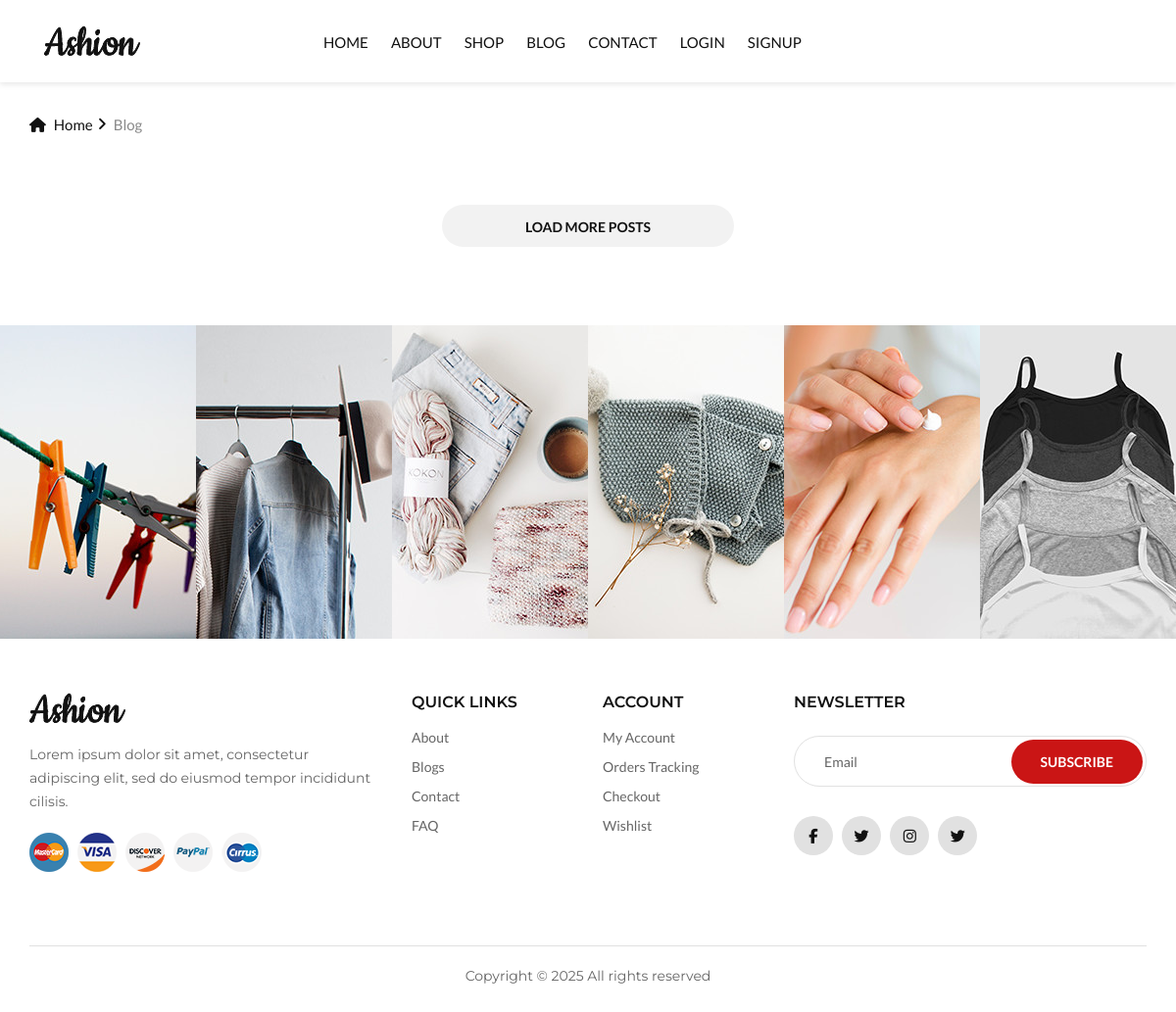
Before: /blog/ with the older database file.
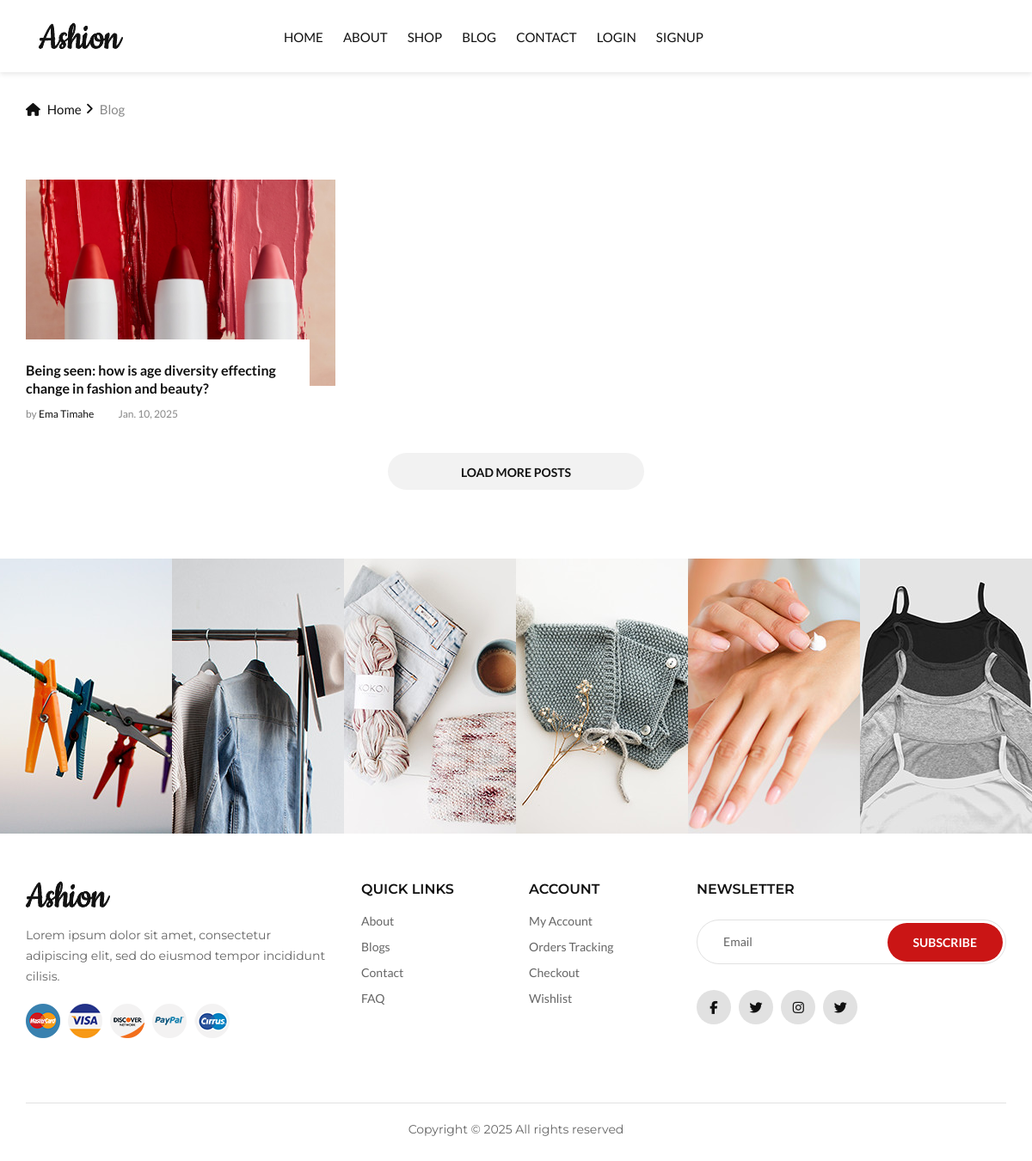
After: the same page with the newer database file.
### EcommApp/models/blog.py (models this page shows)
class BlogPost(models.Model):
    title = models.CharField(max_length=200)
    author = models.CharField(max_length=100)
    date = models.DateField()
    content = models.TextField()
    image = models.ImageField(upload_to="upload2",default=0)
    category = models.CharField(max_length=100, blank=True, null=True)
    tags = models.CharField(max_length=200, blank=True, null=True)
    comments_count = models.IntegerField(default=0)
    def __str__(self):
        return self.title

### EcommApp/views/blog.py (the view)
# urls.py: path('blog/', blog_view, name='blog'),
def blog_view(request):
    posts = BlogPost.objects.all()
    print("Blog posts :",posts)
    return render(request, 'blog.html', {'posts': posts})

### EcommApp/views/cart_count.py (called while the page is built)
def Cart_Count(request):
    cart_count = 0
    if request.session.get('user_email'):  # Using 'user_email' from the session
        cart = get_or_create_cart(request.session.get('user_email'))
        cart_count = cart.items.count() if cart else 0
    return {'cartCount': cart_count}

### EcommApp/views/wishlist_count.py (called while the page is built)
def Wishlist_Count(request):
    wishlist_count = 0
    if request.session.get('user_email'):
        wishlist = get_or_create_wishlist(request.session.get('user_email'))
        wishlist_count = wishlist.items.count() if wishlist else 0
    return {'wishlistCount': wishlist_count}

### EcommApp/templates/blog.html
{% extends 'navigation.html' %}
{% load static %}
{% block content %}
    <div class="breadcrumb-option">
        <div class="container">
            <div class="row">
                <div class="col-lg-12">
                    <div class="breadcrumb__links">
                        <a href="/index.html"><i class="fa fa-home"></i> Home</a>
                        <span>Blog</span>
                    </div>
                </div>
            </div>
        </div>
    </div>
    <section class="blog spad">
        <div class="container">
            <div class="row">
                {% for post in posts %}
                <div class="col-lg-4 col-md-4 col-sm-6">
                    <div class="blog__item">
                        <div class="blog__item__pic set-bg" data-setbg="{{ post.image.url }}"></div>
                        <div class="blog__item__text">
                            <h6><a href="{% url 'blog_details' post.id %}">{{ post.title }}</a></h6>
                            <ul>
                                <li>by <span>{{ post.author }}</span></li>
                                <li>{{ post.date }}</li>
                            </ul>
                        </div>
                    </div>
                </div>
                {% endfor %}
                <div class="col-lg-12 text-center">
                    <a href="#" class="primary-btn load-btn">Load more posts</a>
                </div>
            </div>
        </div>
    </section>
 {% include 'footer.html' %}
{% endblock %}

Changed rows visible on the page:
added BlogPost: title "Being seen: how is age diversity effecting change in fashion and beauty?", author "Ema Timahe", date "Jan. 10, 2025"
